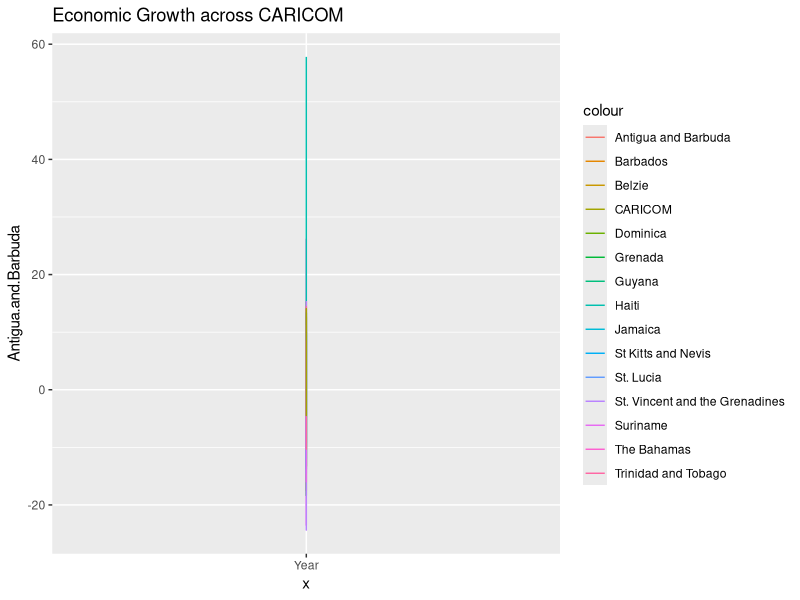
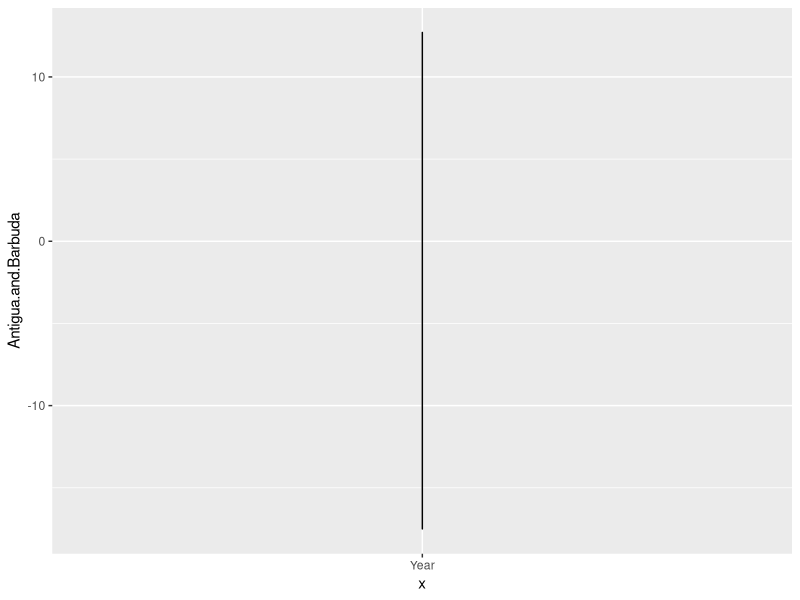

These charts were generated, in order, by the following R code:
## ---- chunk 1
knitr::opts_chunk$set(echo = TRUE)
library(tidyverse)
library(ggplot2)
## ---- chunk 2
economic_growth_data<- read.csv("St_Lucia/caricom_growth_data.csv")
caricom_country_list<- c("Antigua and Barbuda",
                          "Bahamas, The",
                          "Barbados",
                          "Belize",
                          "Dominica",
                          "Grenada",
                          "Guyana",
                          "Haiti",
                          "Jamaica",
                          "St. Kitts and Nevis",
                          "St. Lucia",
                          "St. Vincent and the Grenadines",
                          "Suriname",
                          "Trinidad and Tobago",
                          "Caribbean small states")

caricom_growth_data<- economic_growth_data |> filter(Country.Name %in% caricom_country_list) |> 
                            select(c(Country.Name,X1978:last_col()))

caricom_growth_data$Country.Name<- ifelse(caricom_growth_data$Country.Name=="Caribbean small states",
                                          "CARICOM", caricom_growth_data$Country.Name)

col<- str_replace(colnames(caricom_growth_data),"X","")
colnames(caricom_growth_data)<- col

caricom_growth_data_1<- as.data.frame(t(caricom_growth_data), row.names=c(1:46))
colnames(caricom_growth_data_1)<- caricom_country_list
caricom_growth_data_1<- caricom_growth_data_1[-1,]

years<- c(1978:2022)
caricom_growth_data_1<- caricom_growth_data_1 |> mutate(
                                              Year = years, .before=1
)

#Let's write this out into a csv:

write.csv(caricom_growth_data_1,"caricom_growth.csv")

## ---- chunk 3
caricom_growth<- read.csv("St_Lucia/caricom_growth.csv") |> select(Year:Caribbean.small.states)

ggplot(caricom_growth, aes(x="Year"))+ 
         geom_line(aes(y=Antigua.and.Barbuda, color = 'Antigua and Barbuda', group =1))+ 
         geom_line(aes(y=Bahamas..The, color = 'The Bahamas'))+
         geom_line(aes(y=Barbados, color ='Barbados'))+
         geom_line(aes(y=Belize, color = 'Belzie'))+
         geom_line(aes(y=Dominica, color = 'Dominica'))+
         geom_line(aes(y=Grenada, color = 'Grenada'))+
         geom_line(aes(y=Guyana, color = 'Guyana'))+
         geom_line(aes(y=Haiti, color = 'Haiti'))+
         geom_line(aes(y=Jamaica, color = 'Jamaica'))+
         geom_line(aes(y=St..Kitts.and.Nevis, color = 'St Kitts and Nevis'))+
         geom_line(aes(y=St..Lucia, color = 'St. Lucia'))+
         geom_line(aes(y=St..Vincent.and.the.Grenadines, color = 'St. Vincent and the Grenadines'))+
         geom_line(aes(y=Suriname, color = 'Suriname'))+
         geom_line(aes(y=Trinidad.and.Tobago, color = 'Trinidad and Tobago'))+
         geom_line(aes(y=Caribbean.small.states, color = 'CARICOM'))+
          ggtitle("Economic Growth across CARICOM")
          #xlab("Year")+ylab('% Change in GDP')
## ---- chunk 4

antigua<- caricom_growth |> select(Year,Antigua.and.Barbuda)
ggplot(antigua, aes(x="Year", y= Antigua.and.Barbuda, group =1))+ 
         geom_line()

